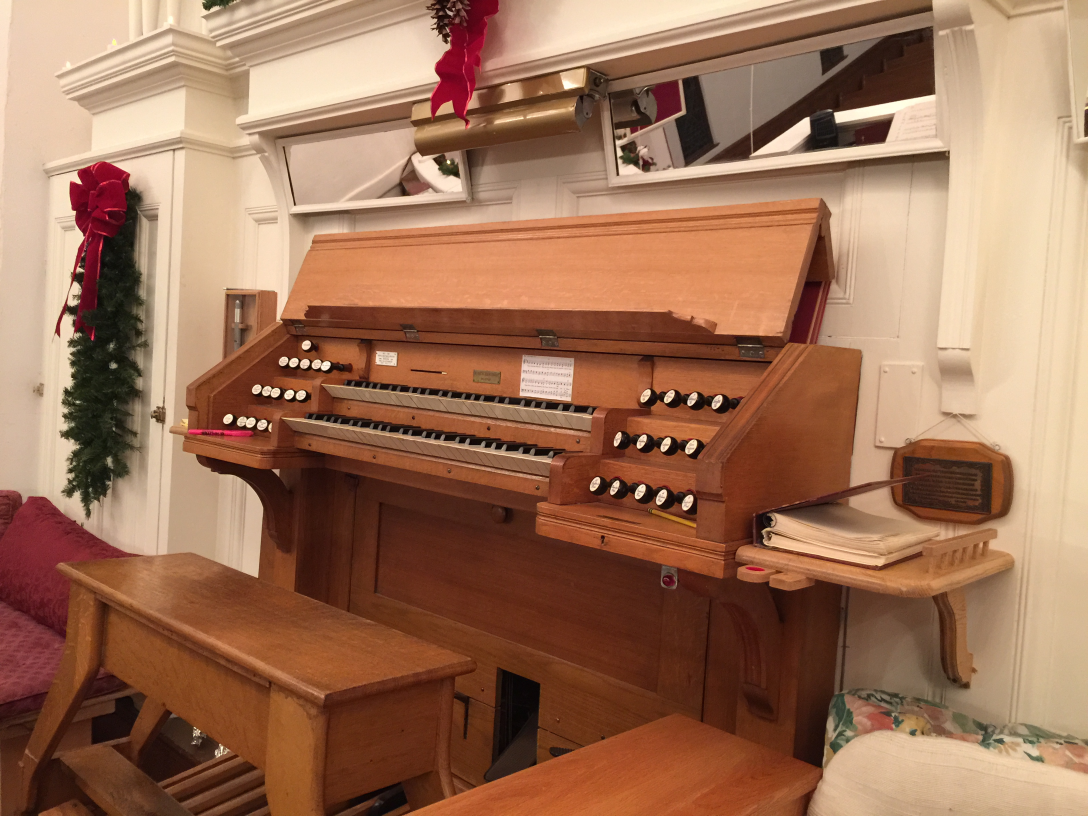
#> input picture research/source-scrape/assets/images/firstcongregationalstalbans.org/img_0537-our-1893-hook-hastings-tracker-organ-is-acclaimed-to-be-the-finest-in-n-b2370ead70ed.jpg, 3264 x 2448 px (shown at 1/3 size); its folder holds only this picture in this run
$ python make_photo_contact_sheets.py
#> lines starting #> are read from the running program, lines starting #| are printed output that depends on the picture
#!/usr/bin/env python3
"""Create labeled contact sheets for visually auditing the archived photos."""

from __future__ import annotations

import math
import textwrap
from pathlib import Path

from PIL import Image, ImageDraw, ImageFont, ImageOps


SOURCE = Path("research/source-scrape/assets/images")
OUTPUT = Path("research/source-scrape/contact-sheets")
COLS = 4
ROWS = 4
THUMB_W = 320
THUMB_H = 220
LABEL_H = 54
GAP = 16
MARGIN = 24


def display_label(path: Path) -> str:
    try:
        value = str(path.relative_to(SOURCE))
    except ValueError:
        value = path.name
    if "/wp-content/uploads/" in value:
        value = value.split("/wp-content/uploads/", 1)[1]
    return value


def render_sheet(paths: list[Path], page_number: int, total_pages: int) -> Path:
#> called with page_number = 1, total_pages = 1
    width = MARGIN * 2 + COLS * THUMB_W + (COLS - 1) * GAP
    height = MARGIN * 2 + 42 + ROWS * (THUMB_H + LABEL_H) + (ROWS - 1) * GAP
    canvas = Image.new("RGB", (width, height), "#F5F0E6")
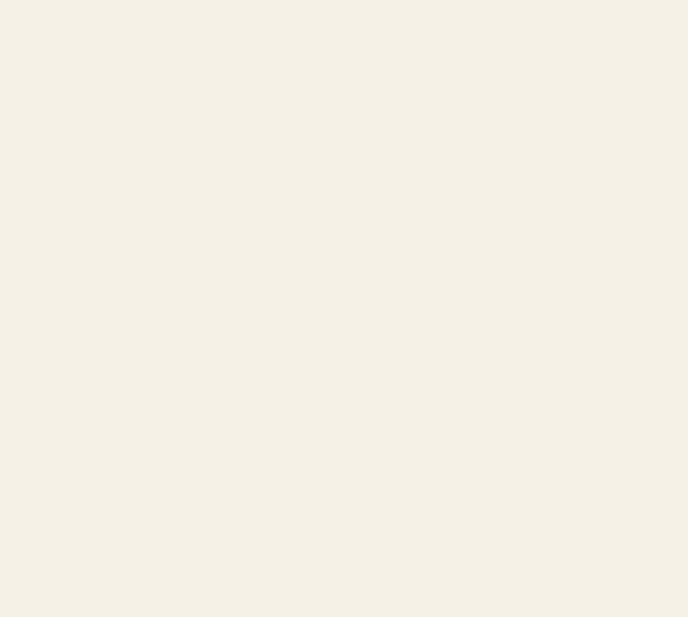
#> canvas: PIL image 1376x1234 RGB (shown at 1/2 size); mean R, G, B 245, 240, 230
    draw = ImageDraw.Draw(canvas)
    font = ImageFont.load_default(size=16)
    title_font = ImageFont.load_default(size=22)
    draw.text(
        (MARGIN, MARGIN),
        f"Church source-photo audit — sheet {page_number} of {total_pages}",
        fill="#173B32",
        font=title_font,
    )

    for index, path in enumerate(paths):
        row, col = divmod(index, COLS)
        x = MARGIN + col * (THUMB_W + GAP)
        y = MARGIN + 42 + row * (THUMB_H + LABEL_H + GAP)
        frame = Image.new("RGB", (THUMB_W, THUMB_H), "#DED5C5")
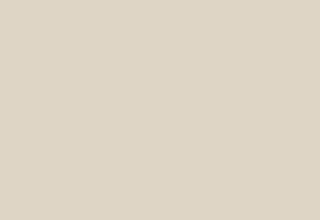
#> frame: PIL image 320x220 RGB; mean R, G, B 222, 213, 197
        try:
            with Image.open(path) as source:
#> source is the input picture: PIL image 3264x2448 RGB; mean R, G, B 157.9, 114.2, 87.7
                image = ImageOps.exif_transpose(source).convert("RGB")
                image.thumbnail((THUMB_W, THUMB_H), Image.Resampling.LANCZOS)
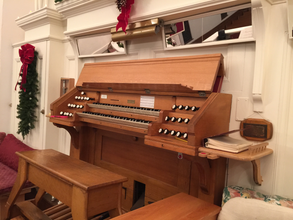
#> image: PIL image 293x220 RGB; mean R, G, B 157.9, 114.1, 87.6
                frame.paste(
                    image,
                    ((THUMB_W - image.width) // 2, (THUMB_H - image.height) // 2),
                )
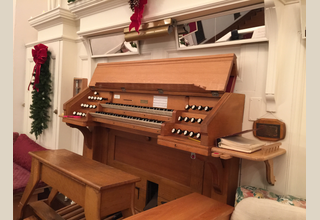
#> frame: PIL image 320x220 RGB; mean R, G, B 163.3, 122.5, 96.9
        except Exception:
            ImageDraw.Draw(frame).text((16, 16), "Preview unavailable", fill="#7B2F27", font=font)
        canvas.paste(frame, (x, y))
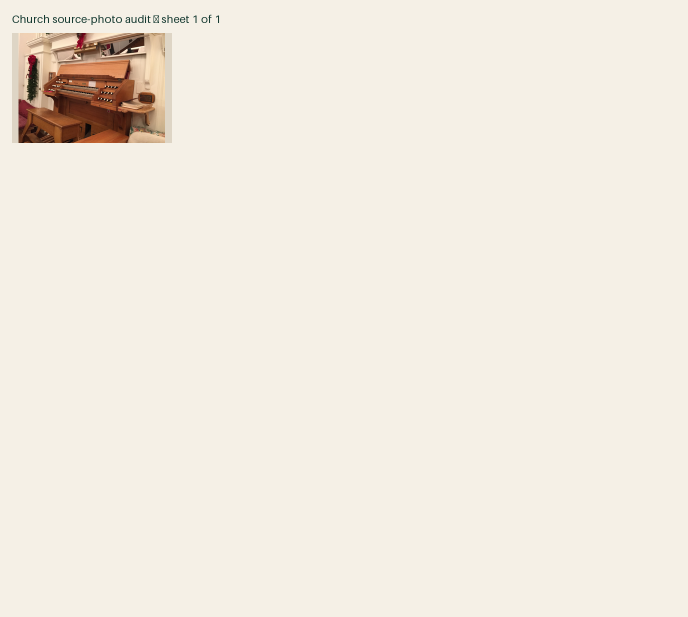
#> canvas: PIL image 1376x1234 RGB (shown at 1/2 size); mean R, G, B 241.4, 234.9, 224.3
        label = textwrap.shorten(display_label(path), width=74, placeholder="…")
        lines = textwrap.wrap(label, width=42)[:2]
        draw.multiline_text(
            (x, y + THUMB_H + 8),
            "\n".join(lines),
            fill="#173B32",
            font=font,
            spacing=2,
        )

    OUTPUT.mkdir(parents=True, exist_ok=True)
    output_path = OUTPUT / f"contact-sheet-{page_number:02d}.jpg"
    canvas.save(output_path, quality=90, optimize=True)
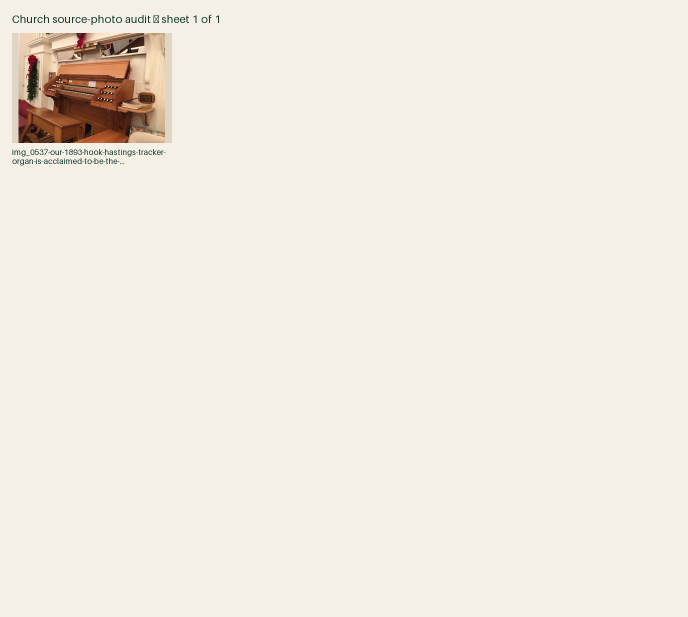
#> saved as contact-sheet-01.jpg: PIL image 1376x1234 RGB (shown at 1/2 size); mean R, G, B 241.2, 234.8, 224.1
    return output_path


def main() -> None:
    paths = sorted(path for path in SOURCE.rglob("*") if path.is_file())
    per_page = COLS * ROWS
    total_pages = max(1, math.ceil(len(paths) / per_page))
    for page in range(total_pages):
        start = page * per_page
        output = render_sheet(paths[start : start + per_page], page + 1, total_pages)
        print(output)


if __name__ == "__main__":
    main()
